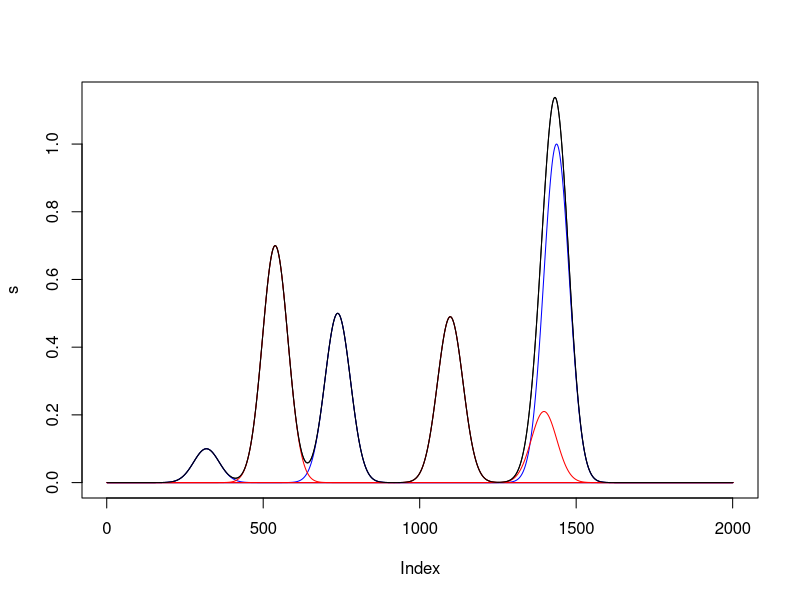

Source code (R):
X=0:4095
X=0:2000
X0=97.7
fw0=16
XFe=1376.33
fwFe=20.697
AFe=17625.62
x0Fe=6.4
x0=0.

SC=(XFe-X0)/(x0Fe-x0)
Z=X0

FWHM=0.48
first=T

gauss = function(x0, A, fwhm) {
        sigma = (fwhm * SC / 2.35482)
        A * exp(-((X-(x0 * SC + Z))**2/(2*sigma**2)))
};

plt_seq = function(x0, A, c, col='black', fwhm=FWHM, p=F) {
	l = length(x0)
	s=0
	for (i in 1:l) {
		k=gauss(x0[i], A*c[i], fwhm)
		s=s+k
		if (p) {
			if (first) {
				plot(k, col=col, type='l')
				first=F
			} else {
				lines(k, col=col)
			}
		}
	}
	#lines(s, col=col)
	s
}

#G1 = gauss(6.7, 1024, 0.18)

png('aa.png')
first=T

s1=plt_seq(c(6.7, 3.2, 1.1), 1, c(1,0.5, 0.1), col='blue')
s2=plt_seq(c(2.2, 5, 6.5), 0.7, c(1,0.7, 0.3), col='red')

s=s1+s2
plot(s, type='l')
first=F

s1=plt_seq(c(6.7, 3.2, 1.1), 1, c(1,0.5, 0.1), col='blue', p=T)
s2=plt_seq(c(2.2, 5, 6.5), 0.7, c(1,0.7, 0.3), col='red', p=T)

#plot(X, G1, type='l', col='red')
lines(s)

dev.off()


